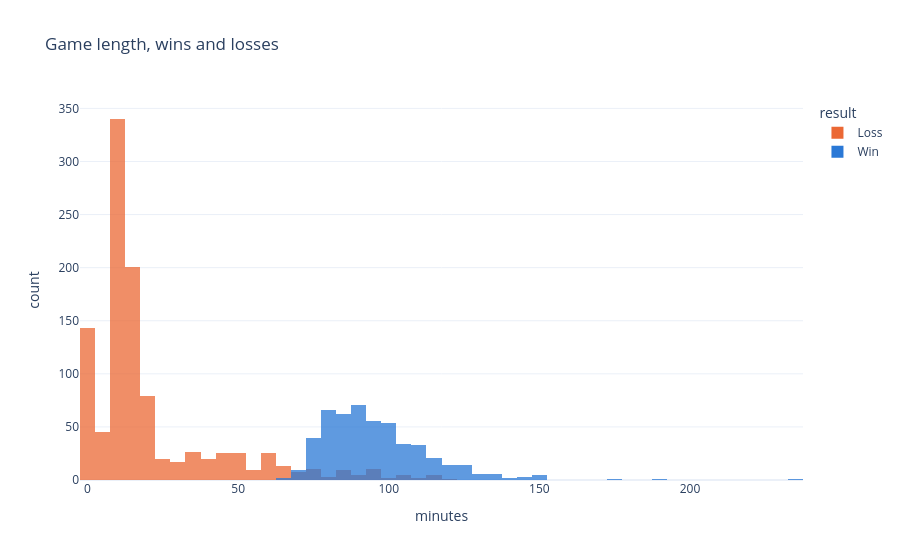

Write notebook code for a chart like this one.
### Markdown cell above
### How long the games last

The losses that end early are the timings of the computers that were not held, the long games
are won or lost later.

### Code cell
fig = px.histogram(games.with_columns((pl.col("duration") / 60).alias("minutes")), x="minutes", color="result",
                   nbins=60, barmode="overlay", opacity=0.75, template=TEMPLATE, color_discrete_map=RESULT_COLORS,
                   title="Game length, wins and losses")
fig.show()

(
    games.lazy()
    .with_columns(pl.col("duration").truediv(60).cut([10, 15, 20, 30, 45, 60]).alias("minutes"))
    .group_by("minutes")
    .agg(pl.len().alias("games"), (pl.col("result") == "Win").mean().round(3).alias("win_rate"))
    .sort("minutes")
    .collect()
)

### Figure 1 — Plotly figure (JSON) as saved in the notebook; plotly's stock layout.template omitted (floating-point values rounded to 4 significant figures; data arrays with more than 128 entries replaced by an {"elided": "..."} marker saying what was removed)
{"data": [{"bingroup": "x", "hovertemplate": "result=Loss<br>minutes=%{x}<br>count=%{y}<extra></extra>", "legendgroup": "Loss", "marker": {"color": "#eb6834", "opacity": 0.75, "pattern": {"shape": ""}}, "name": "Loss", "nbinsx": 60, "orientation": "v", "showlegend": true, "type": "histogram", "x": {"elided": "1048 float values"}, "xaxis": "x", "yaxis": "y"}, {"bingroup": "x", "hovertemplate": "result=Win<br>minutes=%{x}<br>count=%{y}<extra></extra>", "legendgroup": "Win", "marker": {"color": "#2a78d6", "opacity": 0.75, "pattern": {"shape": ""}}, "name": "Win", "nbinsx": 60, "orientation": "v", "showlegend": true, "type": "histogram", "x": {"elided": "501 float values"}, "xaxis": "x", "yaxis": "y"}], "layout": {"barmode": "overlay", "legend": {"title": {"text": "result"}, "tracegroupgap": 0}, "title": {"text": "Game length, wins and losses"}, "xaxis": {"anchor": "y", "domain": [0.0, 1.0], "title": {"text": "minutes"}}, "yaxis": {"anchor": "x", "domain": [0.0, 1.0], "title": {"text": "count"}}}}
